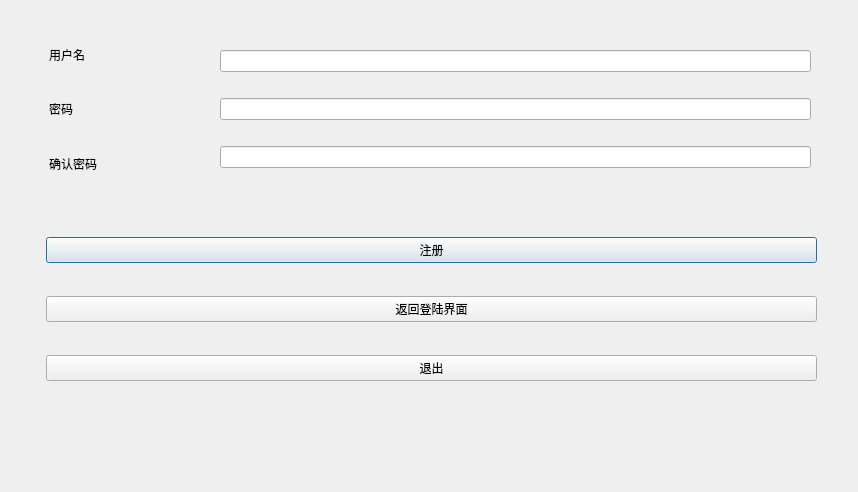
<?xml version="1.0" encoding="UTF-8"?>
<ui version="4.0">
 <class>Regist</class>
 <widget class="QDialog" name="Regist">
  <property name="geometry">
   <rect>
    <x>0</x>
    <y>0</y>
    <width>858</width>
    <height>492</height>
   </rect>
  </property>
  <property name="windowTitle">
   <string>注册</string>
  </property>
  <widget class="QWidget" name="">
   <property name="geometry">
    <rect>
     <x>49</x>
     <y>30</y>
     <width>118</width>
     <height>158</height>
    </rect>
   </property>
   <layout class="QVBoxLayout" name="verticalLayout">
    <item>
     <widget class="QLabel" name="label">
      <property name="text">
       <string>用户名</string>
      </property>
     </widget>
    </item>
    <item>
     <widget class="QLabel" name="label_2">
      <property name="text">
       <string>密码</string>
      </property>
     </widget>
    </item>
    <item>
     <widget class="QLabel" name="label_3">
      <property name="text">
       <string>确认密码</string>
      </property>
     </widget>
    </item>
   </layout>
  </widget>
  <widget class="QWidget" name="">
   <property name="geometry">
    <rect>
     <x>220</x>
     <y>30</y>
     <width>591</width>
     <height>161</height>
    </rect>
   </property>
   <layout class="QVBoxLayout" name="verticalLayout_2">
    <item>
     <widget class="QLineEdit" name="usrLineEdit"/>
    </item>
    <item>
     <widget class="QLineEdit" name="pwdLineEdit"/>
    </item>
    <item>
     <widget class="QLineEdit" name="confirmpwdLineEdit"/>
    </item>
   </layout>
  </widget>
  <widget class="QWidget" name="">
   <property name="geometry">
    <rect>
     <x>46</x>
     <y>210</y>
     <width>771</width>
     <height>200</height>
    </rect>
   </property>
   <layout class="QVBoxLayout" name="verticalLayout_3">
    <item>
     <widget class="QPushButton" name="loginBtn">
      <property name="text">
       <string>注册</string>
      </property>
     </widget>
    </item>
    <item>
     <widget class="QPushButton" name="backtologinBtn">
      <property name="text">
       <string>返回登陆界面</string>
      </property>
     </widget>
    </item>
    <item>
     <widget class="QPushButton" name="exitButton">
      <property name="text">
       <string>退出</string>
      </property>
     </widget>
    </item>
   </layout>
  </widget>
 </widget>
 <resources/>
 <connections>
  <connection>
   <sender>exitButton</sender>
   <signal>clicked()</signal>
   <receiver>Regist</receiver>
   <slot>close()</slot>
   <hints>
    <hint type="sourcelabel">
     <x>431</x>
     <y>379</y>
    </hint>
    <hint type="destinationlabel">
     <x>428</x>
     <y>245</y>
    </hint>
   </hints>
  </connection>
 </connections>
</ui>
